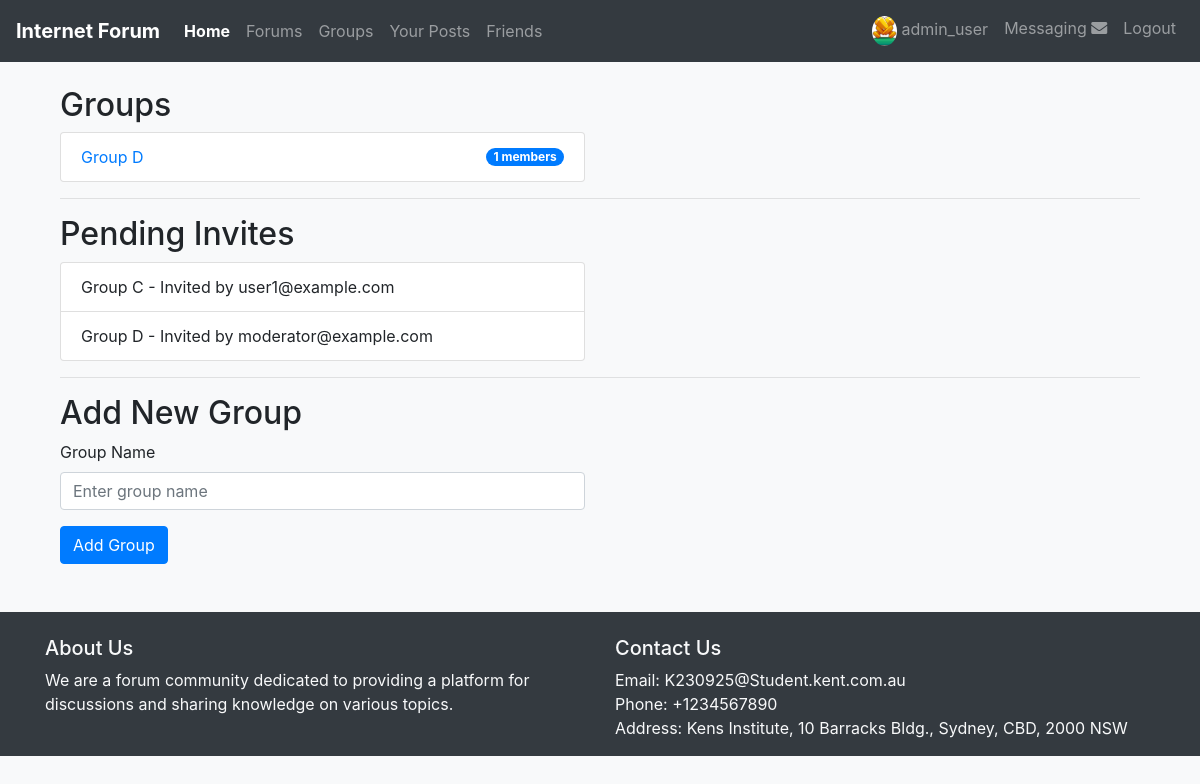
/groups (signed in), run on the app's committed database.
### tables this page shows
CREATE TABLE `groups` (
  `id` int(11) NOT NULL,
  `group_name` varchar(100) NOT NULL,
  `created_by` int(11) NOT NULL,
  `created_at` datetime DEFAULT CURRENT_TIMESTAMP
);

CREATE TABLE `group_memberships` (
  `id` int(11) NOT NULL,
  `group_id` int(11) DEFAULT NULL,
  `user_id` int(11) DEFAULT NULL,
  `joined_at` datetime DEFAULT CURRENT_TIMESTAMP,
  `invitation_status` enum('pending','accepted','rejected') DEFAULT 'pending',
  `invited_by` int(11) NOT NULL
);

CREATE TABLE `users` (
  `id` int(11) NOT NULL,
  `username` varchar(50) NOT NULL,
  `email` varchar(100) NOT NULL,
  `password` varchar(255) NOT NULL,
  `role` enum('admin','moderator','user') DEFAULT 'user',
  `tier_level` int(11) DEFAULT '1',
  `created_at` datetime DEFAULT CURRENT_TIMESTAMP,
  `updated_at` datetime DEFAULT NULL ON UPDATE CURRENT_TIMESTAMP
);

### app/Controllers/GroupsController.php (called while the page is built, shortened)
<?php
class GroupsController extends BaseController
{
    private $group_members_model;
    public function __construct()
    {
        $this->groups_model = new GroupsModel();
        $this->group_members_model = new GroupsMembershipModel();
    }
    public function index()
    {
        $groups = $this->groups_model->get_groups_with_member_counts();
        $group_invites = $this->group_members_model->get_group_membership_invites();
        View::render('Groups/index', compact('groups', 'group_invites'));
    }
}

### app/routes.php (called while the page is built, shortened)
<?php
Route::dispatch($_POST['_method'] ?? $_SERVER['REQUEST_METHOD'], $_SERVER['REQUEST_URI']);

### public/index.php (called while the page is built, shortened)
<?php
require_once '../app/routes.php';

### app/Config/Database/BaseModel.php (called while the page is built, shortened)
<?php
class BaseModel
{
    protected $pdo;
    public function __construct()
    {
        $config = require 'database_config.php';
        $dbConnection = new DatabaseConnection($config);
        $this->pdo = $dbConnection->connect();
    }
    public function query($sql, $params = [])
    {
        $stmt = $this->pdo->prepare($sql);
        $stmt->execute($params);
        return $stmt->fetchAll();
    }
}

### app/Config/Database/DatabaseConnection.php (called while the page is built, shortened)
<?php
class DatabaseConnection implements DatabaseConnectionInterface
{
    protected $config;
    public function __construct(array $config)
    {
        $this->config = $config;
    }
    public function connect()
    {
        $dbHost = $this->config['host'];
        $dbName = $this->config['name'];
        $dbUser = $this->config['user'];
        $dbPassword = $this->config['password'];
        try {
            $pdo = new PDO("mysql:host=$dbHost;dbname=$dbName", $dbUser, $dbPassword);
            $pdo->setAttribute(PDO::ATTR_ERRMODE, PDO::ERRMODE_EXCEPTION);
            $pdo->setAttribute(PDO::ATTR_DEFAULT_FETCH_MODE, PDO::FETCH_ASSOC);
            return $pdo;
        } catch (PDOException $e) {
            die("Database connection failed: " . $e->getMessage());
        }
    }
}

### app/Models/GroupsModel.php (called while the page is built, shortened)
<?php
class GroupsModel extends BaseModel
{
    public function get_groups_with_member_counts()
    {
        $user_id = $_SESSION['user_id'];
        $sql = "SELECT
                g.id AS group_id,
                g.group_name,
                COUNT(gm.user_id) AS member_count
            FROM
                groups g
            LEFT JOIN
                group_memberships gm ON g.id = gm.group_id
            WHERE
                g.created_by = :user_id OR gm.user_id = :user_id
            GROUP BY
                g.id, g.group_name;";
        $groups = $this->query($sql, [':user_id' => $user_id]);
        return $groups;
    }
}

### app/Models/GroupsMembershipModel.php (called while the page is built, shortened)
<?php
class GroupsMembershipModel extends BaseModel
{
    public function get_group_membership_invites()
    {
        $user_id = $_SESSION['user_id'];
        $sql = "SELECT
                    i.id AS invite_id,
                    i.group_id,
                    g.group_name,
                    i.user_id AS invited_user_id,
                    u.username AS invited_user_name,
                    i.joined_at,
                    i.invitation_status,
                    ui.email AS invited_by
                FROM
                    group_memberships i
                INNER JOIN
                    groups g ON i.group_id = g.id
                INNER JOIN
                    users u ON i.user_id = u.id
                LEFT JOIN
                    users ui ON i.invited_by = ui.id
                WHERE
                    i.invitation_status = 'pending';
";
        $pending_invites = $this->query($sql, [':user_id' => $user_id]);
        return $pending_invites;
    }
}

### app/Views/Groups/index.php (the view)
<?php
$groups = empty(\App\Config\Views\View::getData('groups')) ? [] : \App\Config\Views\View::getData('groups');
$pending_invites = empty(\App\Config\Views\View::getData('group_invites')) ? [] : \App\Config\Views\View::getData('group_invites');
?>
<div class="container mt-4">
    <h2>Groups</h2>
    <div class="row">
        <div class="col-md-6">
            <ul class="list-group">
                <?php foreach ($groups as $group): ?>
                    <li class="list-group-item d-flex justify-content-between align-items-center">
                        <a href="/groups/<?= $group['group_id'] ?>/group_members"
                           class="group-link"><?= $group['group_name'] ?></a>
                        <span class="badge badge-primary badge-pill"><?= $group['member_count'] ?> members</span>
                    </li>
                <?php endforeach; ?>
            </ul>
        </div>
    </div>
    <hr>
    <h2>Pending Invites</h2>
    <div class="row">
        <div class="col-md-6">
            <ul class="list-group">
                <?php foreach ($pending_invites as $invite): ?>
                    <li class="list-group-item">
                        <?= $invite['group_name'] ?> - Invited by <?= $invite['invited_by'] ?>
                    </li>
                <?php endforeach; ?>
            </ul>
        </div>
    </div>
    <hr>
    <h2>Add New Group</h2>
    <div class="row">
        <div class="col-md-6">
            <form method="POST" action="/groups/add-group">
                <div class="form-group">
                    <label for="groupName">Group Name</label>
                    <input type="text" class="form-control" name="group_name" placeholder="Enter group name">
                </div>
                <button type="submit" class="btn btn-primary">Add Group</button>
            </form>
        </div>
    </div>
</div>

### app/Config/Routes/Route.php (shortened to what this page needs)
<?php
class Route
{
    protected static $routes = [];
    public static function get($uri, $controller, $method)
    {
        self::$routes[] = ['GET', $uri, $controller, $method];
    }
    public static function post($uri, $controller, $method)
    {
        self::$routes[] = ['POST', $uri, $controller, $method];
    }
    public static function patch($uri, $controller, $method)
    {
        self::$routes[] = ['PATCH', $uri, $controller, $method];
    }
    public static function delete($uri, $controller, $method)
    {
        self::$routes[] = ['DELETE', $uri, $controller, $method];
    }
    public static function dispatch($method, $uri)
    {
        foreach (self::$routes as $route) {
            list($routeMethod, $routeUri, $controller, $functionName) = $route;
            if ($method === $routeMethod && self::matchUri($routeUri, $uri)) {
                $url_params = self::extractUrlParams($routeUri, $uri);
                $postData = [];
                $request_data = array_merge($postData, $url_params);
                $controllerInstance = new $controller();
                $controllerInstance->$functionName($request_data);
                return;
            }
        }
    }
    protected static function matchUri($pattern, $uri)
    {
        $uriParts = explode('?', $uri, 2);
        $uriPath = $uriParts[0];
        if ($pattern === $uriPath) {
            return true;
        }
        $pattern = preg_replace('#{[\w\W\d\D]+}#', '([\w\W\d\D]+)', $pattern);
        $pattern = '#^' . $pattern . '$#';
        return preg_match($pattern, $uriPath);
    }
    protected static function extractUrlParams($pattern, $uri)
    {
        $params = [];
        return $params;
    }
}

### app/Views/layout.php (style rules this page uses)
body { background-color: #f8f9fa; }

### data on the page
groups: group_name "Group D", member_count "1"
group_memberships: group.group_name "Group C", users.email "user1@example.com"
group_memberships: group.group_name "Group D", users.email "moderator@example.com"
